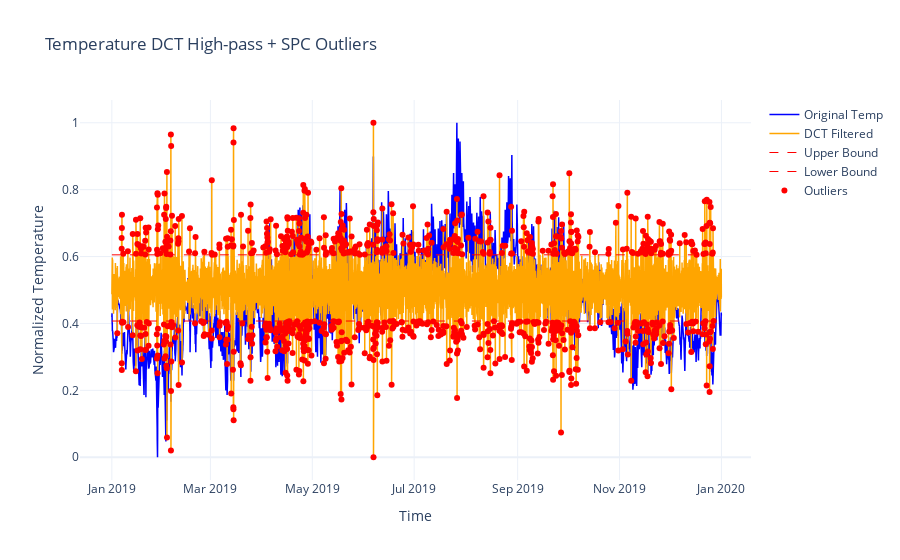

The cell this chart's notebook holds for it:
### Code cell
plot_temperature_spc_dct_plotly(bergen_data["temperature_2m"], bergen_data["time"])

### Figure 1 — Plotly figure (JSON) as saved in the notebook; plotly's stock layout.template omitted (floating-point values rounded to 4 significant figures; data arrays with more than 128 entries replaced by an {"elided": "..."} marker saying what was removed)
{"data": [{"line": {"color": "blue", "width": 1.5}, "mode": "lines", "name": "Original Temp", "type": "scatter", "x": {"elided": "8760 str values"}, "y": {"elided": "8760 float values"}}, {"line": {"color": "orange", "width": 1.5}, "mode": "lines", "name": "DCT Filtered", "type": "scatter", "x": {"elided": "8760 str values"}, "y": {"elided": "8760 float values"}}, {"line": {"color": "red", "dash": "dash", "width": 1}, "mode": "lines", "name": "Upper Bound", "type": "scatter", "x": {"elided": "8760 str values"}, "y": {"elided": "8760 float values"}}, {"line": {"color": "red", "dash": "dash", "width": 1}, "mode": "lines", "name": "Lower Bound", "type": "scatter", "x": {"elided": "8760 str values"}, "y": {"elided": "8760 float values"}}, {"marker": {"color": "red", "size": 6, "symbol": "circle"}, "mode": "markers", "name": "Outliers", "type": "scatter", "x": {"elided": "969 str values"}, "y": {"elided": "969 float values"}}], "layout": {"hovermode": "x unified", "title": {"text": "Temperature DCT High-pass + SPC Outliers"}, "xaxis": {"title": {"text": "Time"}}, "yaxis": {"title": {"text": "Normalized Temperature"}}}}
